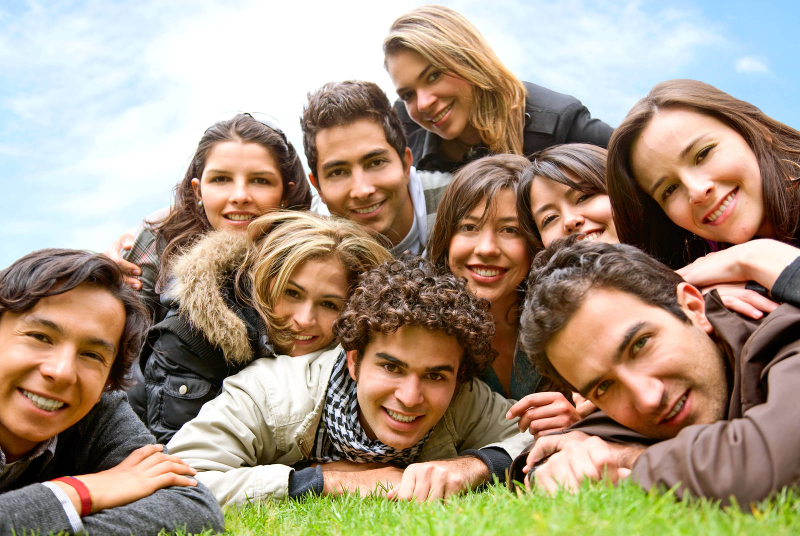
#> input picture test_images/more_people.jpg, 1600 x 1072 px (shown at 1/2 size)
$ python -i face_preprocess.py   (imports and definitions only)
#> lines starting #> are read from the running program, lines starting #| are printed output that depends on the picture
import cv2
import numpy as np
from skimage import transform as trans


def preprocess(img, bbox=None, landmark=None, **kwargs):
    M = None
    image_size = []
    str_image_size = kwargs.get('image_size', '')
    if len(str_image_size) > 0:
        image_size = [int(x) for x in str_image_size.split(',')]
        if len(image_size) == 1:
            image_size = [image_size[0], image_size[0]]
        assert len(image_size) == 2
        assert image_size[0] == 112
        assert image_size[0] == 112 or image_size[1] == 96
    if landmark is not None:
        assert len(image_size) == 2
        src = np.array([
            [30.2946, 51.6963],
            [65.5318, 51.5014],
            [48.0252, 71.7366],
            [33.5493, 92.3655],
            [62.7299, 92.2041]], dtype=np.float32)
        if image_size[1] == 112:
            src[:, 0] += 8.0
        dst = landmark.astype(np.float32)

        tform = trans.SimilarityTransform()
        tform.estimate(dst, src)
        M = tform.params[0:2, :]

    if M is None:
        if bbox is None:
            det = np.zeros(4, dtype=np.int32)
            det[0] = int(img.shape[1] * 0.0625)
            det[1] = int(img.shape[0] * 0.0625)
            det[2] = img.shape[1] - det[0]
            det[3] = img.shape[0] - det[1]
        else:
            det = bbox
        margin = kwargs.get('margin', 44)
        bb = np.zeros(4, dtype=np.int32)
        bb[0] = np.maximum(det[0] - margin / 2, 0)
        bb[1] = np.maximum(det[1] - margin / 2, 0)
        bb[2] = np.minimum(det[2] + margin / 2, img.shape[1])
        bb[3] = np.minimum(det[3] + margin / 2, img.shape[0])
        ret = img[bb[1]:bb[3], bb[0]:bb[2], :]
        if len(image_size) > 0:
            ret = cv2.resize(ret, (image_size[1], image_size[0]))
        return ret
    else:
        assert len(image_size) == 2
        warped = cv2.warpAffine(img, M, (image_size[1], image_size[0]), borderValue=0.0)

        return warped

>>> import cv2
>>> picture = cv2.imread('../test_images/more_people.jpg')
#> picture is the input picture: shape (1072, 1600, 3); mean B, G, R 129.9, 149.6, 167
>>> result = preprocess(picture)
#> in preprocess, `ret = img[bb[1]:bb[3], bb[0]:bb[2], :]`:
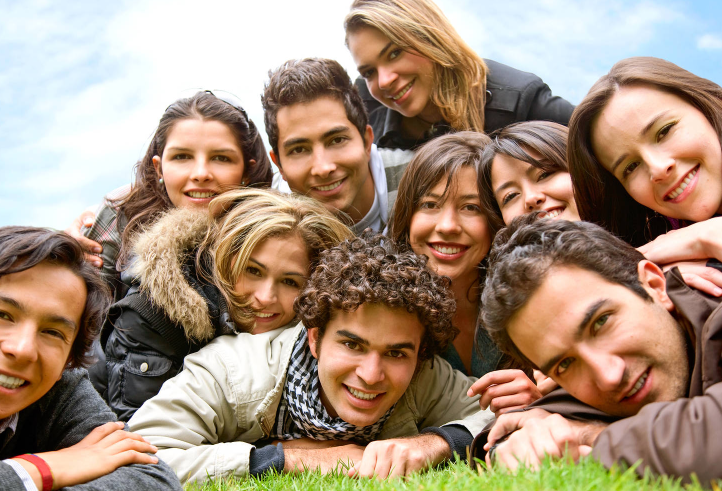
#> ret: shape (982, 1444, 3) (shown at 1/2 size); mean B, G, R 124.3, 143.7, 166.1
